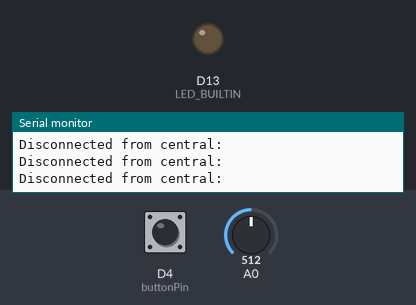
The sketch below on a simulated Arduino Nano 33 IoT. Parts: output pins drawn as LEDs (lit = HIGH), the last lines printed to the serial monitor. The test bench sets the inputs (shaded band); at power-on: A0 = 512, D4 (buttonPin) HIGH. Nothing arrives over Bluetooth unless stated; a phone connects over Bluetooth LE 3 s after start.

Above: at 0.1 s.
At 3.9 s:
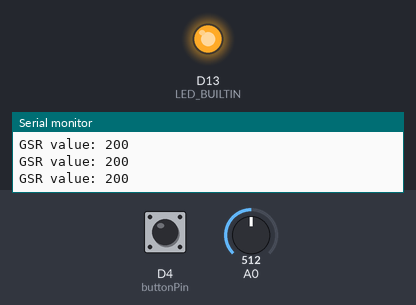
4.0 s: A0 set to 716
6.0 s: D4 (buttonPin) pulled LOW for 0.2 s
7.7 s: A0 set to 511
Timing chart, 0 to 10.7 s (numbered marks = the images above; inputs shaded):
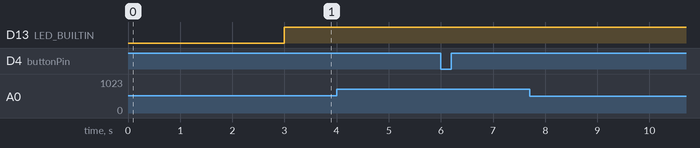

The sketch:

GSR_with_button2.ino
```cpp
#include <ArduinoBLE.h>

#define NUMBER_OF_DATA 2

union data
{
  struct __attribute__( ( packed ) )
  {
    short values[NUMBER_OF_DATA];
  };
  uint8_t bytes[ NUMBER_OF_DATA * sizeof( short ) ];
};

union data Data;


BLEService GSRService("19B10000-E8F2-537E-4F6C-D104768A1214");
BLECharacteristic GSRValue("19B10001-E8F2-537E-4F6C-D104768A1214", BLERead | BLENotify, sizeof Data.bytes);


const int buttonPin = 4;
long lastDebounceTime = 0;  // the last time the output pin was toggled
long debounceDelay = 2000;    // the debounce time; increase if the output flickers
int buttonState = HIGH;

void setup() {
Serial.begin(9600);
while (!Serial);

pinMode(LED_BUILTIN, OUTPUT);
pinMode(buttonPin, INPUT);

if (!BLE.begin())
{
Serial.println("starting BLE failed!");
while (1);
}

for ( int i = 0; i < NUMBER_OF_DATA; i++ )
{
  Data.values[i] = 0;
}

BLE.setLocalName("GSRSense");
BLE.setAdvertisedService(GSRService);
GSRService.addCharacteristic(GSRValue);
BLE.addService(GSRService);

BLE.advertise();
Serial.println("Bluetooth device active, waiting for connections...");
}

void loop()
{
BLEDevice central = BLE.central();

if (central)
{
  Serial.print("Connected to central: ");
  Serial.println(central.address());
  digitalWrite(LED_BUILTIN, HIGH);

  while (central.connected()) {

      int GSR = analogRead(A0);
      buttonState = digitalRead(buttonPin);
      Data.values[1] = 0;
      Serial.print("GSR value: ");
      Serial.println(GSR, HEX);
      Data.values[0] = GSR;

      //if the button has been pressed, lets toggle the LED from "off to on" or "on to off"
      if ( (millis() - lastDebounceTime) > debounceDelay) {

        if (buttonState == LOW) {
          lastDebounceTime = millis(); //set the current time
          Data.values[1] = GSR;
          Serial.println("button is clicked");
        }
      }
      GSRValue.writeValue(Data.values, sizeof Data.bytes );
      delay(150);
  }
}
digitalWrite(LED_BUILTIN, LOW);
Serial.print("Disconnected from central: ");
Serial.println(central.address());
}
```
